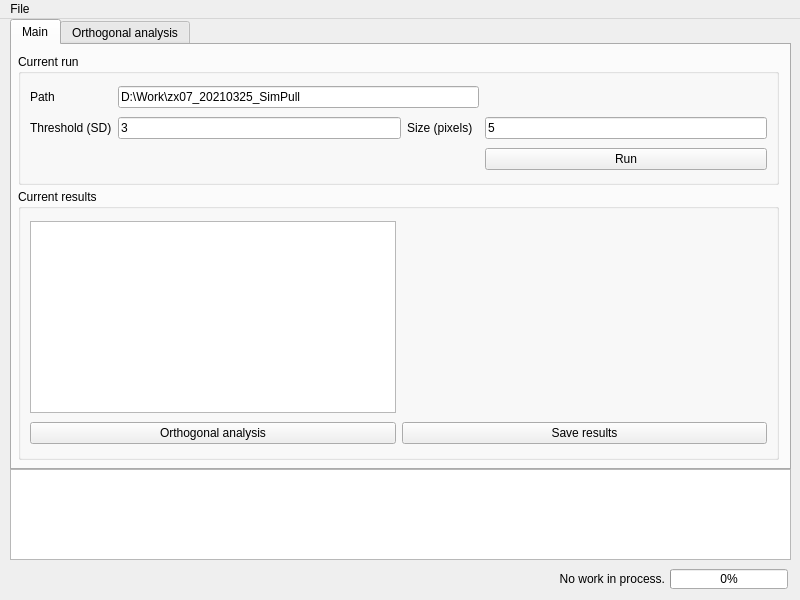
<?xml version="1.0" encoding="UTF-8"?>
<ui version="4.0">
 <class>DiffractionLimitedAnalysis</class>
 <widget class="QMainWindow" name="DiffractionLimitedAnalysis">
  <property name="enabled">
   <bool>true</bool>
  </property>
  <property name="geometry">
   <rect>
    <x>0</x>
    <y>0</y>
    <width>800</width>
    <height>600</height>
   </rect>
  </property>
  <property name="sizePolicy">
   <sizepolicy hsizetype="Preferred" vsizetype="Preferred">
    <horstretch>1</horstretch>
    <verstretch>1</verstretch>
   </sizepolicy>
  </property>
  <property name="minimumSize">
   <size>
    <width>800</width>
    <height>600</height>
   </size>
  </property>
  <property name="maximumSize">
   <size>
    <width>800</width>
    <height>600</height>
   </size>
  </property>
  <property name="windowTitle">
   <string>Diffraction Limited Analysis</string>
  </property>
  <widget class="QWidget" name="mainWidget">
   <widget class="QTabWidget" name="tabWidget">
    <property name="geometry">
     <rect>
      <x>10</x>
      <y>0</y>
      <width>781</width>
      <height>451</height>
     </rect>
    </property>
    <property name="sizePolicy">
     <sizepolicy hsizetype="Preferred" vsizetype="Preferred">
      <horstretch>0</horstretch>
      <verstretch>0</verstretch>
     </sizepolicy>
    </property>
    <property name="currentIndex">
     <number>0</number>
    </property>
    <widget class="QWidget" name="mainTab">
     <attribute name="title">
      <string>Main</string>
     </attribute>
     <widget class="QGroupBox" name="main_runBox">
      <property name="geometry">
       <rect>
        <x>6</x>
        <y>9</y>
        <width>761</width>
        <height>131</height>
       </rect>
      </property>
      <property name="sizePolicy">
       <sizepolicy hsizetype="Preferred" vsizetype="Fixed">
        <horstretch>0</horstretch>
        <verstretch>0</verstretch>
       </sizepolicy>
      </property>
      <property name="maximumSize">
       <size>
        <width>16777215</width>
        <height>230</height>
       </size>
      </property>
      <property name="title">
       <string>Current run</string>
      </property>
      <layout class="QGridLayout" name="gridLayout_2">
       <item row="0" column="0">
        <widget class="QLabel" name="main_pathLabel">
         <property name="text">
          <string>Path</string>
         </property>
        </widget>
       </item>
       <item row="1" column="0">
        <widget class="QLabel" name="main_thresholdLabel">
         <property name="text">
          <string>Threshold (SD)</string>
         </property>
        </widget>
       </item>
       <item row="1" column="1">
        <widget class="QLineEdit" name="main_thresholdEntry">
         <property name="text">
          <string>3</string>
         </property>
        </widget>
       </item>
       <item row="1" column="2">
        <widget class="QLabel" name="main_sizeLabel">
         <property name="text">
          <string>Size (pixels)</string>
         </property>
        </widget>
       </item>
       <item row="1" column="4">
        <widget class="QLineEdit" name="main_sizeEntry">
         <property name="text">
          <string>5</string>
         </property>
        </widget>
       </item>
       <item row="2" column="4">
        <widget class="QPushButton" name="main_runButton">
         <property name="text">
          <string>Run</string>
         </property>
         <property name="checkable">
          <bool>false</bool>
         </property>
         <property name="default">
          <bool>false</bool>
         </property>
        </widget>
       </item>
       <item row="0" column="1" colspan="3">
        <widget class="QLineEdit" name="main_pathEntry">
         <property name="text">
          <string>D:\Work\zx07_20210325_SimPull</string>
         </property>
        </widget>
       </item>
      </layout>
     </widget>
     <widget class="QGroupBox" name="main_resultBox">
      <property name="geometry">
       <rect>
        <x>6</x>
        <y>144</y>
        <width>761</width>
        <height>271</height>
       </rect>
      </property>
      <property name="sizePolicy">
       <sizepolicy hsizetype="Preferred" vsizetype="Fixed">
        <horstretch>0</horstretch>
        <verstretch>0</verstretch>
       </sizepolicy>
      </property>
      <property name="title">
       <string>Current results</string>
      </property>
      <layout class="QGridLayout" name="gridLayout_3">
       <item row="0" column="0">
        <widget class="QTableView" name="main_resultTable">
         <property name="sizePolicy">
          <sizepolicy hsizetype="Preferred" vsizetype="Fixed">
           <horstretch>0</horstretch>
           <verstretch>0</verstretch>
          </sizepolicy>
         </property>
        </widget>
       </item>
       <item row="0" column="1">
        <widget class="PlotWidget" name="main_particlePlot" native="true">
         <property name="sizePolicy">
          <sizepolicy hsizetype="Ignored" vsizetype="Preferred">
           <horstretch>0</horstretch>
           <verstretch>0</verstretch>
          </sizepolicy>
         </property>
        </widget>
       </item>
       <item row="1" column="0">
        <widget class="QPushButton" name="main_oaButton">
         <property name="text">
          <string>Orthogonal analysis</string>
         </property>
        </widget>
       </item>
       <item row="1" column="1">
        <widget class="QPushButton" name="main_saveresultButton">
         <property name="text">
          <string>Save results</string>
         </property>
        </widget>
       </item>
      </layout>
     </widget>
    </widget>
    <widget class="QWidget" name="orthogonalTab">
     <attribute name="title">
      <string>Orthogonal analysis</string>
     </attribute>
     <widget class="PlotWidget" name="oa_particlePlot" native="true">
      <property name="geometry">
       <rect>
        <x>10</x>
        <y>10</y>
        <width>341</width>
        <height>261</height>
       </rect>
      </property>
     </widget>
     <widget class="PlotWidget" name="oa_intperareaPlot" native="true">
      <property name="geometry">
       <rect>
        <x>370</x>
        <y>10</y>
        <width>401</width>
        <height>201</height>
       </rect>
      </property>
     </widget>
     <widget class="PlotWidget" name="oa_nareaPlot" native="true">
      <property name="geometry">
       <rect>
        <x>370</x>
        <y>220</y>
        <width>401</width>
        <height>201</height>
       </rect>
      </property>
     </widget>
     <widget class="QWidget" name="oa_controlWidget" native="true">
      <property name="geometry">
       <rect>
        <x>10</x>
        <y>280</y>
        <width>341</width>
        <height>81</height>
       </rect>
      </property>
      <layout class="QGridLayout" name="gridLayout_4">
       <item row="0" column="0">
        <widget class="QPushButton" name="oa_applyButton">
         <property name="text">
          <string>Apply threshold(s)</string>
         </property>
        </widget>
       </item>
       <item row="0" column="1">
        <widget class="QPushButton" name="oa_defaultButton">
         <property name="text">
          <string>Reset to default</string>
         </property>
        </widget>
       </item>
       <item row="1" column="1">
        <widget class="QPushButton" name="oa_saveresultButton">
         <property name="text">
          <string>Save results</string>
         </property>
        </widget>
       </item>
      </layout>
     </widget>
    </widget>
   </widget>
   <widget class="LogTextEdit" name="main_logBar">
    <property name="geometry">
     <rect>
      <x>10</x>
      <y>450</y>
      <width>781</width>
      <height>91</height>
     </rect>
    </property>
    <property name="focusPolicy">
     <enum>Qt::WheelFocus</enum>
    </property>
    <property name="sizeAdjustPolicy">
     <enum>QAbstractScrollArea::AdjustIgnored</enum>
    </property>
    <property name="tabChangesFocus">
     <bool>false</bool>
    </property>
    <property name="undoRedoEnabled">
     <bool>false</bool>
    </property>
    <property name="readOnly">
     <bool>true</bool>
    </property>
    <property name="centerOnScroll">
     <bool>false</bool>
    </property>
   </widget>
   <widget class="QProgressBar" name="progressBar">
    <property name="geometry">
     <rect>
      <x>670</x>
      <y>550</y>
      <width>118</width>
      <height>20</height>
     </rect>
    </property>
    <property name="value">
     <number>0</number>
    </property>
   </widget>
   <widget class="QLabel" name="progressBarLabel">
    <property name="geometry">
     <rect>
      <x>404</x>
      <y>550</y>
      <width>261</width>
      <height>20</height>
     </rect>
    </property>
    <property name="text">
     <string>No work in process.</string>
    </property>
    <property name="alignment">
     <set>Qt::AlignRight|Qt::AlignTrailing|Qt::AlignVCenter</set>
    </property>
   </widget>
  </widget>
  <widget class="QMenuBar" name="menubar">
   <property name="geometry">
    <rect>
     <x>0</x>
     <y>0</y>
     <width>800</width>
     <height>26</height>
    </rect>
   </property>
   <widget class="QMenu" name="mainMenu">
    <property name="title">
     <string>File</string>
    </property>
    <addaction name="actionLoad"/>
   </widget>
   <addaction name="mainMenu"/>
  </widget>
  <action name="actionLoad">
   <property name="text">
    <string>Load...</string>
   </property>
  </action>
 </widget>
 <customwidgets>
  <customwidget>
   <class>PlotWidget</class>
   <extends>QWidget</extends>
   <header location="global">pyqtgraph</header>
   <container>1</container>
  </customwidget>
  <customwidget>
   <class>LogTextEdit</class>
   <extends>QPlainTextEdit</extends>
   <header location="global">customwidgets.py</header>
  </customwidget>
 </customwidgets>
 <resources/>
 <connections/>
</ui>
